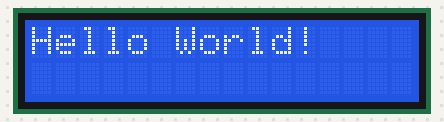
The sketch below on a simulated Arduino Uno, built with avr-gcc and run on an emulated ATmega328P. Shown: 16×2 character LCD.

Above: at 0.1 s.
At 1.1 s:
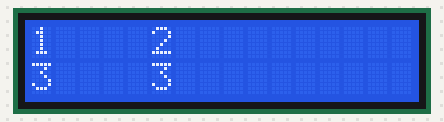

The sketch:

CH_21_code_6.ino
```cpp
/*
 *  아트멜 스튜디오와 아두이노로 배우는 ATmega328 프로그래밍
 *
 * 		Gyeongyong Heo (hgycap@deu.ac.kr)
 *			Department of Electronic Engineering
 *			Dong-eui University
 *  	2015. 07. 14
 */

#include <LiquidCrystal.h>
// 핀 번호(RS, E, DB4, DB5, DB6, DB7)
LiquidCrystal lcd(8, 9, 4, 5, 6, 7);
void setup(){
	lcd.begin(16, 2); // LCD 초기화
	lcd.print("Hello World!"); // 문자열 출력
	delay(1000); // 1초 대기
	lcd.clear(); // 화면 지움
	lcd.setCursor(0, 0); // 0행 0열로 이동
	lcd.write('1'); // 문자 단위 출력
	lcd.setCursor(5, 0);
	lcd.write('2');
	lcd.setCursor(0, 1);
	lcd.write('3');
	lcd.setCursor(5, 1);
	lcd.write('3');
}
void loop(){
}
```
